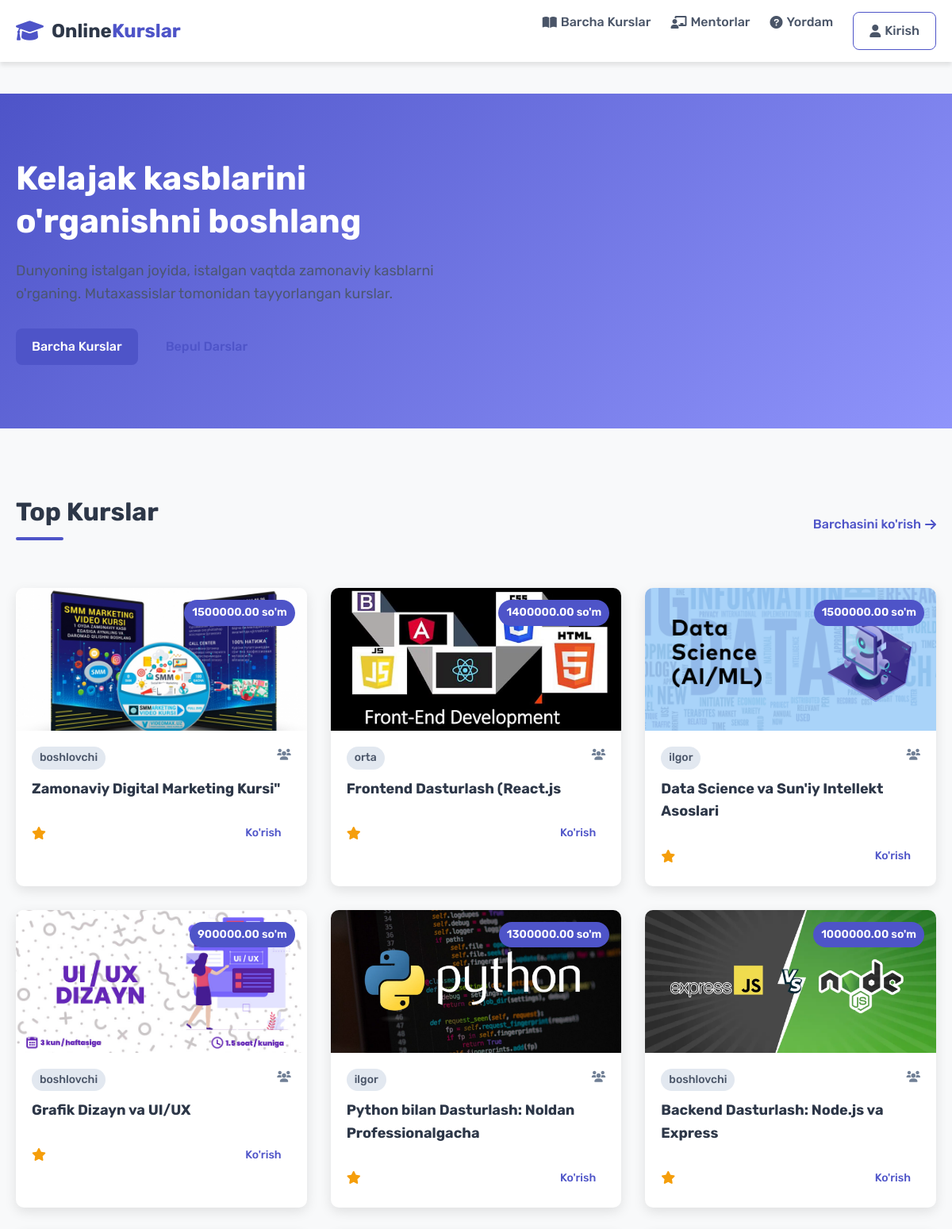
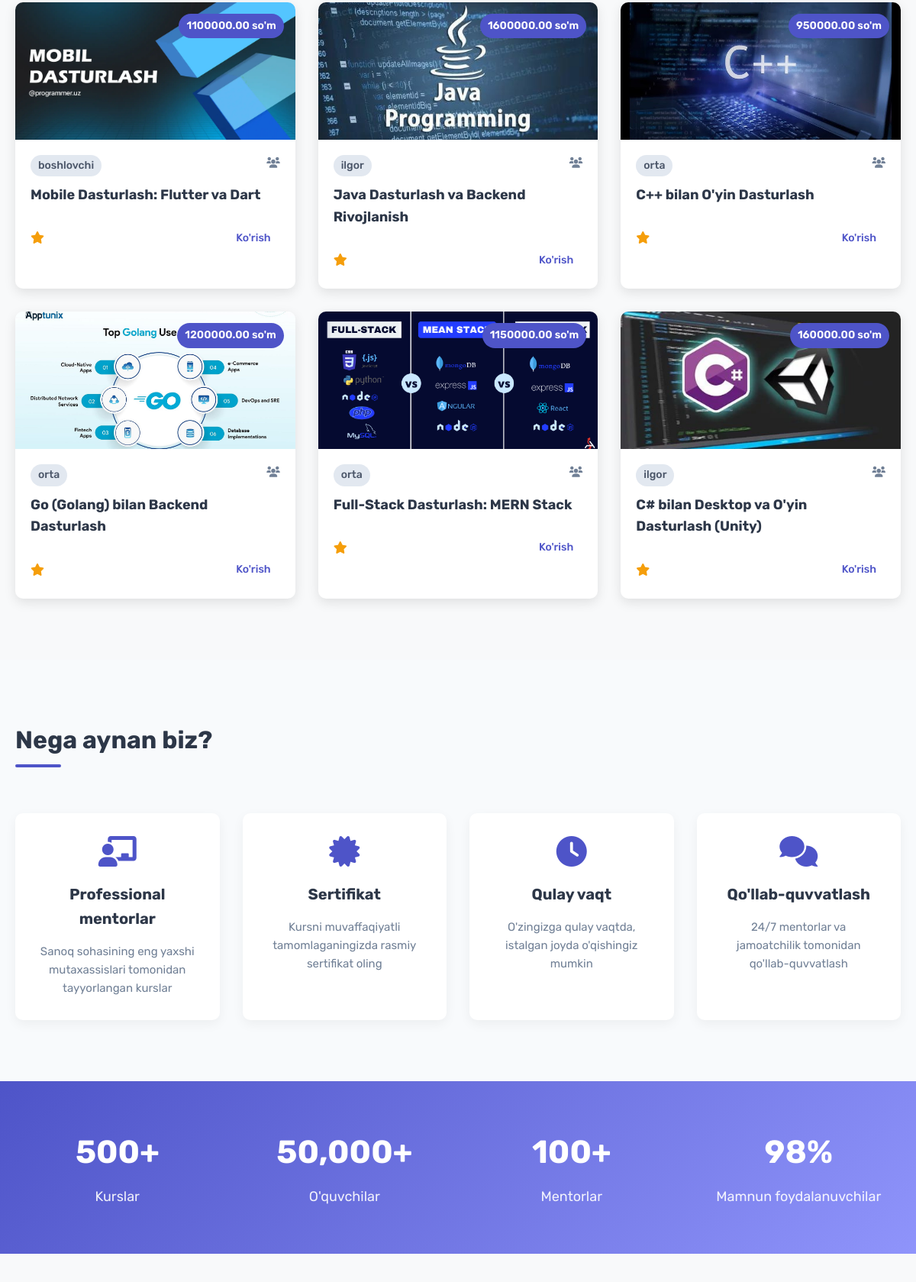
The page / (upper part) on the database its author committed (2 pictures, top to bottom).
### kurslar/models.py (models this page shows, shortened)
class Kurs(models.Model):
    nomi = models.CharField(max_length=200)
    tavsif = models.TextField()
    narx = models.DecimalField(max_digits=10, decimal_places=2)
    rasm = models.ImageField(upload_to='kurs_rasmlari/')
    daraja = models.CharField(max_length=100, choices=[('boshlovchi', 'Boshlovchi'), ('orta', 'O‘rta'), ('ilgor', 'Ilg‘or')])
    slug = models.SlugField(unique=True, blank=True)

### kurslar/views.py (the view)
# urls.py: path('', views.home, name='home'),
def home(request):
    kurslar = Kurs.objects.all()
    return render(request, 'kurslar/index.html', {'kurslar': kurslar})

### kurslar/templates/kurslar/index.html (shortened to what this page needs)
{% extends 'kurslar/base.html' %}
{% load static %}
{% block content %}
<section class="hero-section">
    <div class="container">
        <div class="hero-content">
            <div class="hero-text">
                <h1>Kelajak kasblarini o'rganishni boshlang</h1>
                <p>Dunyoning istalgan joyida, istalgan vaqtda zamonaviy kasblarni o'rganing. Mutaxassislar tomonidan tayyorlangan kurslar.</p>
                <div class="hero-buttons">
                    <a href="{% url 'kurslar' %}" class="btn btn-primary">Barcha Kurslar</a>
                    <a href="#" class="btn btn-outline">Bepul Darslar</a>
                </div>
            </div>
        </div>
    </div>
</section>
<section class="top-courses">
    <div class="container">
        <div class="section-header">
            <h2 class="section-title">Top Kurslar</h2>
            <a href="{% url 'kurslar' %}" class="view-all">Barchasini ko'rish <i class="fas fa-arrow-right"></i></a>
        </div>
        <div class="courses-grid">
            {% for kurs in kurslar %}
            <div class="course-card">
                <div class="course-image">
                    <img src="{{ kurs.rasm.url }}" alt="{{ kurs.nomi }}">
                    <span class="course-price">{{ kurs.narx }} so'm</span>
                </div>
                <div class="course-info">
                    <div class="course-meta">
                        <span class="course-level">{{ kurs.daraja }}</span>
                        <span class="course-students"><i class="fas fa-users"></i> {{ kurs.studentlar_soni }}</span>
                    </div>
                    <h3><a href="{% url 'kurs_detail' kurs.slug %}">{{ kurs.nomi }}</a></h3>
                    <div class="course-footer">
                        <div class="course-rating">
                            <i class="fas fa-star"></i> {{ kurs.reyting }}
                        </div>
                        <a href="{% url 'kurs_detail' kurs.slug %}" class="btn btn-small">Ko'rish</a>
                    </div>
                </div>
            </div>
            {% endfor %}
        </div>
    </div>
</section>
<section class="features">
    <div class="container">
        <h2 class="section-title">Nega aynan biz?</h2>
        <div class="features-grid">
            <div class="feature-card">
                <i class="fas fa-chalkboard-teacher"></i>
                <h3>Professional mentorlar</h3>
                <p>Sanoq sohasining eng yaxshi mutaxassislari tomonidan tayyorlangan kurslar</p>
            </div>
            <div class="feature-card">
                <i class="fas fa-certificate"></i>
                <h3>Sertifikat</h3>
                <p>Kursni muvaffaqiyatli tamomlaganingizda rasmiy sertifikat oling</p>
            </div>
            <div class="feature-card">
                <i class="fas fa-clock"></i>
                <h3>Qulay vaqt</h3>
                <p>O'zingizga qulay vaqtda, istalgan joyda o'qishingiz mumkin</p>
            </div>
            <div class="feature-card">
                <i class="fas fa-comments"></i>
                <h3>Qo'llab-quvvatlash</h3>
                <p>24/7 mentorlar va jamoatchilik tomonidan qo'llab-quvvatlash</p>
            </div>
        </div>
    </div>
</section>
<section class="stats">
    <div class="container">
        <div class="stats-grid">
            <div class="stat-card">
                <h3>500+</h3>
                <p>Kurslar</p>
            </div>
            <div class="stat-card">
                <h3>50,000+</h3>
                <p>O'quvchilar</p>
            </div>
            <div class="stat-card">
                <h3>100+</h3>
                <p>Mentorlar</p>
            </div>
            <div class="stat-card">
                <h3>98%</h3>
                <p>Mamnun foydalanuvchilar</p>
            </div>
        </div>
    </div>
</section>
{% endblock %}

### kurslar/templates/kurslar/base.html (shortened to what this page needs)
{% load static %}
<!DOCTYPE html>
<html lang="uz">
<head>
    <link rel="stylesheet" href="https://cdnjs.cloudflare.com/ajax/libs/font-awesome/6.0.0-beta3/css/all.min.css">
</head>
<body>
    <header class="site-header">
        <div class="container">
            <div class="header-content">
                <div class="logo">
                    <a href="/">
                        <i class="fas fa-graduation-cap"></i>
                        <h1>Online<span>Kurslar</span></h1>
                    </a>
                </div>
                <nav class="main-nav">
                    <ul>
                        <li><a href="{% url 'kurslar' %}"><i class="fas fa-book-open"></i> Barcha Kurslar</a></li>
                        <li><a href="#"><i class="fas fa-chalkboard-teacher"></i> Mentorlar</a></li>
                        <li><a href="#"><i class="fas fa-question-circle"></i> Yordam</a></li>
                        <li><a href="#" class="btn btn-login"><i class="fas fa-user"></i> Kirish</a></li>
                    </ul>
                </nav>
            </div>
        </div>
    </header>
    <main class="main-content">
        {% block content %}{% endblock %}
    </main>
</body>
</html>

### kurslar/templates/kurslar/base.html (style rules this page uses)
:root { --asosiy-rang: #4e54c8; --ikkinchi-rang: #8f94fb; --ajralgan-rang: #ff7e5f; --qora-rang: #2d3748; --och-rang: #f7fafc; --matn-rangi: #4a5568; --oq: #ffffff; --radius: 8px; --soya: 0 4px 6px rgba(0, 0, 0, 0.1); }
* { margin: 0; padding: 0; box-sizing: border-box; }
body { font-family: 'Rubik', sans-serif; color: var(--matn-rangi); line-height: 1.6; background-color: #f8f9fa; }
.container { width: 100%; max-width: 1200px; margin: 0 auto; padding: 0 20px; }
a { text-decoration: none; color: var(--asosiy-rang); }
.btn { display: inline-block; padding: 10px 20px; border-radius: var(--radius); font-weight: 500; transition: all 0.3s ease; }
.btn-primary { background-color: var(--asosiy-rang); color: var(--oq); }
.btn-small { padding: 6px 12px; font-size: 14px; }
.btn-login { background-color: var(--oq); color: var(--asosiy-rang); border: 1px solid var(--asosiy-rang); }
.site-header { background-color: var(--oq); box-shadow: var(--soya); position: sticky; top: 0; z-index: 100; }
.header-content { display: flex; justify-content: space-between; align-items: center; padding: 15px 0; }
.logo a { display: flex; align-items: center; gap: 10px; }
.logo h1 { font-size: 24px; color: var(--qora-rang); }
.logo h1 span { color: var(--asosiy-rang); }
.logo i { font-size: 28px; color: var(--asosiy-rang); }
.main-nav ul { display: flex; list-style: none; gap: 25px; }
.main-nav a { color: var(--matn-rangi); font-weight: 500; display: flex; align-items: center; gap: 5px; }
.main-content { padding: 40px 0; }
.hero-content { display: flex; align-items: center; gap: 50px; }
.hero-text { flex: 1; }
.hero-text p { font-size: 18px; margin-bottom: 30px; color: var(--matn-rangi); }
.hero-buttons { display: flex; gap: 15px; }
.section-title { font-size: 28px; margin-bottom: 30px; color: var(--qora-rang); text-align: center; }
.section-header { display: flex; justify-content: space-between; align-items: center; margin-bottom: 30px; }
.view-all { color: var(--asosiy-rang); font-weight: 500; }
.courses-grid { display: grid; grid-template-columns: repeat(auto-fill, minmax(280px, 1fr)); gap: 25px; }
.course-card { background-color: var(--oq); border-radius: var(--radius); overflow: hidden; box-shadow: var(--soya); transition: transform 0.3s ease; }
.course-image { position: relative; }
.course-image img { width: 100%; height: 180px; object-fit: cover; }
.course-price { position: absolute; top: 10px; right: 10px; background-color: var(--asosiy-rang); color: var(--oq); padding: 5px 10px; border-radius: var(--radius); font-weight: 500; }
.course-info { padding: 20px; }
.course-meta { display: flex; justify-content: space-between; margin-bottom: 10px; font-size: 14px; }
.course-level { background-color: #e2e8f0; padding: 3px 8px; border-radius: 4px; }
.course-students { color: var(--matn-rangi); }
.course-card h3 { font-size: 18px; margin-bottom: 10px; color: var(--qora-rang); }
.course-footer { display: flex; justify-content: space-between; align-items: center; }
.course-rating { color: #f59e0b; font-weight: 500; }

### rows shown on the page
Kurs: rasm (picture), narx "1500000.00", daraja "boshlovchi", nomi "Zamonaviy Digital Marketing Kursi\""
Kurs: rasm (picture), narx "1400000.00", daraja "orta", nomi "Frontend Dasturlash (React.js"
Kurs: rasm (picture), narx "1500000.00", daraja "ilgor", nomi "Data Science va Sun'iy Intellekt Asoslari"
Kurs: rasm (picture), narx "900000.00", daraja "boshlovchi", nomi "Grafik Dizayn va UI/UX"
Kurs: rasm (picture), narx "1300000.00", daraja "ilgor", nomi "Python bilan Dasturlash: Noldan Professionalgacha"
Kurs: rasm (picture), narx "1000000.00", daraja "boshlovchi", nomi "Backend Dasturlash: Node.js va Express"
Kurs: rasm (picture), narx "1100000.00", daraja "boshlovchi", nomi "Mobile Dasturlash: Flutter va Dart"
Kurs: rasm (picture), narx "1600000.00", daraja "ilgor", nomi "Java Dasturlash va Backend Rivojlanish"
Kurs: rasm (picture), narx "950000.00", daraja "orta", nomi "C++ bilan O'yin Dasturlash"
Kurs: rasm (picture), narx "1200000.00", daraja "orta", nomi "Go (Golang) bilan Backend Dasturlash"
Kurs: rasm (picture), narx "1150000.00", daraja "orta", nomi "Full-Stack Dasturlash: MERN Stack"
Kurs: rasm (picture), narx "160000.00", daraja "ilgor", nomi "C# bilan Desktop va O'yin Dasturlash (Unity)"
